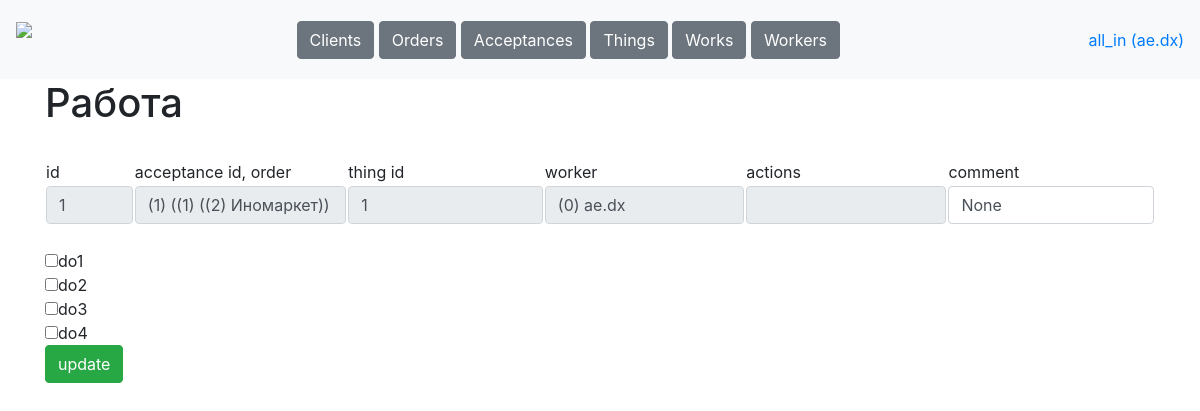
The app's page /tables/works/1 (signed in) with its own data.
### data/tables.py (models this page shows)
class Worker(db_session.SqlAlchemyBase, SerializerMixin):
    __tablename__ = 'workers'
    id = Column(sqlalchemy.Integer, primary_key=True, autoincrement=True)
    username = Column(sqlalchemy.String, nullable=True)
    name = Column(sqlalchemy.String, nullable=True)
    password = Column(sqlalchemy.String, nullable=True)
    role = Column(sqlalchemy.String, nullable=True)
    phone = Column(sqlalchemy.String, nullable=True)
    comment = Column(sqlalchemy.String, nullable=True)

class Work(db_session.SqlAlchemyBase, SerializerMixin):
    __tablename__ = 'works'
    id = Column(sqlalchemy.Integer, primary_key=True, autoincrement=True)
    acceptance_id = Column(sqlalchemy.Integer, sqlalchemy.ForeignKey('acceptances.id'))
    thing_id = Column(sqlalchemy.Integer, sqlalchemy.ForeignKey('things.id'))
    worker_id = Column(sqlalchemy.Integer, sqlalchemy.ForeignKey('workers.id'))
    actions =  Column(sqlalchemy.String, nullable=True)
    comment = Column(sqlalchemy.String, nullable=True)
    status =  Column(sqlalchemy.String, nullable=True)
    acceptance = orm.relationship('Acceptance')
    thing = orm.relationship('Thing')
    worker = orm.relationship('Worker')

class Acceptance(db_session.SqlAlchemyBase, SerializerMixin):
    __tablename__ = 'acceptances'
    id = Column(sqlalchemy.Integer, primary_key=True, autoincrement=True)
    order_id = Column(sqlalchemy.Integer, sqlalchemy.ForeignKey('orders.id'))
    worker_id = Column(sqlalchemy.Integer, sqlalchemy.ForeignKey('workers.id'))
    things =  Column(sqlalchemy.String, default='[]', nullable=True)
    comment = Column(sqlalchemy.String, nullable=True)
    status =  Column(sqlalchemy.String, nullable=True)
    order = orm.relationship('Order')
    worker = orm.relationship('Worker')

class Order(db_session.SqlAlchemyBase, SerializerMixin):
    __tablename__ = 'orders'
    id = Column(sqlalchemy.Integer, primary_key=True, autoincrement=True)
    client_id = Column(sqlalchemy.Integer, sqlalchemy.ForeignKey('clients.id'))
    create_date = Column(sqlalchemy.DateTime, default=dt.datetime.now())
    comment = Column(sqlalchemy.String, nullable=True)
    status =  Column(sqlalchemy.String, nullable=True)
    client = orm.relationship('Client')

class Client(db_session.SqlAlchemyBase, SerializerMixin):
    __tablename__ = 'clients'
    id = Column(sqlalchemy.Integer, primary_key=True, autoincrement=True)
    name = Column(sqlalchemy.String, nullable=True)
    address = Column(sqlalchemy.String, nullable=True)
    phone = Column(sqlalchemy.String, nullable=True)
    comment = Column(sqlalchemy.String, nullable=True)

### main.py (the view)
@app.route('/tables/works/<int:work_id>', methods=['GET', 'POST'])
def work(work_id):
    username = request.cookies.get('user')
    if not username:
        return redirect('/login')
    user = stuff.get_user(username)
    if request.method == 'GET':
        return render_template(f'work.html', user=user, work=stuff.get_entry('works', work_id))
    elif request.method == 'POST':
        stuff.update_entry('works', request.form)
        return redirect(f'/tables/works/{work_id}')

### data/db_session.py (called while the page is built)
def create_session() -> Session:
    global __factory
    return __factory()

### stuff.py (called while the page is built)
def get_user(username):
    db_sess = db_session.create_session()
    worker = db_sess.query(Worker).filter(Worker.username == username).first()
    db_sess.close()
    return worker

def get_entry(table, id):
    db_sess = db_session.create_session()
    if table == 'clients':
        return db_sess.query(Client).filter(Client.id == id).first()
    elif table == 'orders':
        entry = db_sess.query(Order).filter(Order.id == id).first()[::]
        entry[1] = db_sess.query(Client).filter(Client.id == entry[1]).first().name
        return entry
    elif table == 'acceptances':
        return db_sess.query(Acceptance).filter(Acceptance.id == id).first()
    elif table == 'things':
        return db_sess.query(Thing).filter(Thing.id == id).first()
    elif table == 'works':
        return db_sess.query(Work).filter(Work.id == id).first()
    elif table == 'workers':
        return db_sess.query(Worker).filter(Worker.id == id).first()
    db_sess.close()

### templates/work.html
{% extends "base.html"%}
{% block content %}
<h1>Работа</h1>
<br><form method="post">
    <table>
        <tr>
            <td width="8%">id</td>
            <td>acceptance id, order</td>
            <td>thing id</td>
            <td>worker</td>
            <td>actions</td>
            <td>comment</td>
        </tr>
        <tr>
            <td width="8%"><input class="form-control" value="{{work.id}}" name="id" readonly></td>
            <td><input class="form-control" value="({{work.acceptance.id}}) (({{work.acceptance.order.id}}) (({{work.acceptance.order.client.id}}) {{work.acceptance.order.client.name}}))" readonly></td>
            <td><input class="form-control" value="{{work.thing_id}}" readonly></td>
            <td><input class="form-control" value="({{work.worker.id}}) {{work.worker.name}}" readonly></td>
            <td><input class="form-control" value="{{work.actions}}" readonly></td>
            <td><input class="form-control" value="{{work.comment}}" name="comment"></td>
        </tr>
    </table><br>
    {% set actions = work.actions.split() %}
    {% for item in ["do1", "do2", "do3", "do4"] %}
        {% if item in actions %}
            <input type="checkbox" name="actions" value="{{item}}" checked />{{item}}<br>
        {% else %}
            <input type="checkbox" name="actions" value="{{item}}" />{{item}}<br>
        {% endif %}
    {% endfor %}
    <button type="submit" class="btn btn-success">update</button>
</form>
{% endblock %}

### templates/base.html (shortened to what this page needs)
<!doctype html>
<html>
<head>
    <link rel="stylesheet"
          href="https://stackpath.bootstrapcdn.com/bootstrap/4.4.1/css/bootstrap.min.css"
>
    <link rel="stylesheet" href="static/css/style.css" />
</head>
<body>
<header>
    <nav class="navbar navbar-light bg-light">
        <a class="navbar-brand" style="height: 63px;" href="/dashboard"><img height="63px" src="/static/icons/logo.png"></a>
        <div>
            {% if user.role == "manager" %}
                <a class="btn btn-secondary" href="/tables/clients" role="button">Clients</a>
                <a class="btn btn-secondary" href="/tables/orders" role="button">Orders</a>
            {% elif user.role == "worker" %}
                <a class="btn btn-secondary" href="/tables/acceptances" role="button">Acceptances</a>
                <a class="btn btn-secondary" href="/tables/works" role="button">Works</a>
            {% else %}
                <a class="btn btn-secondary" href="/tables/clients" role="button">Clients</a>
                <a class="btn btn-secondary" href="/tables/orders" role="button">Orders</a>
                <a class="btn btn-secondary" href="/tables/acceptances" role="button">Acceptances</a>
                <a class="btn btn-secondary" href="/tables/things" role="button">Things</a>
                <a class="btn btn-secondary" href="/tables/works" role="button">Works</a>
                <a class="btn btn-secondary" href="/tables/workers" role="button">Workers</a>
            {% endif %}
        </div>
        <a href="/login">{{user.role}} ({{user.name}})</a>
    </nav>
</header>
<main role="main" class="container">
    {% block content %}{% endblock %}
</main>
</body>
</html>

### records on screen
Worker: role "all_in", name "ae.dx", worker.id "(0) ae.dx"
Work: id "1", thing_id "1", comment "None"
Acceptance: acceptance.id "(1) ((1) ((2) Иномаркет))"

### other values on screen
{{ item }} "do1" "do2" "do3" "do4"
